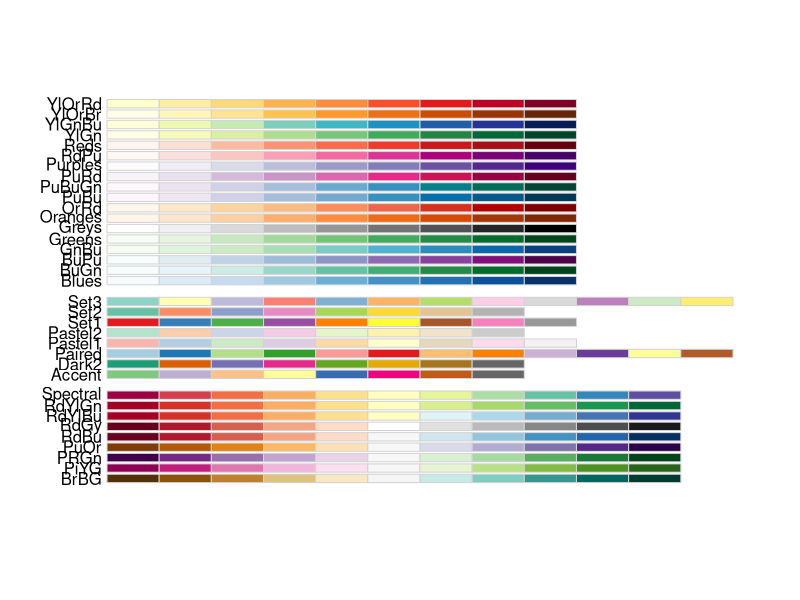
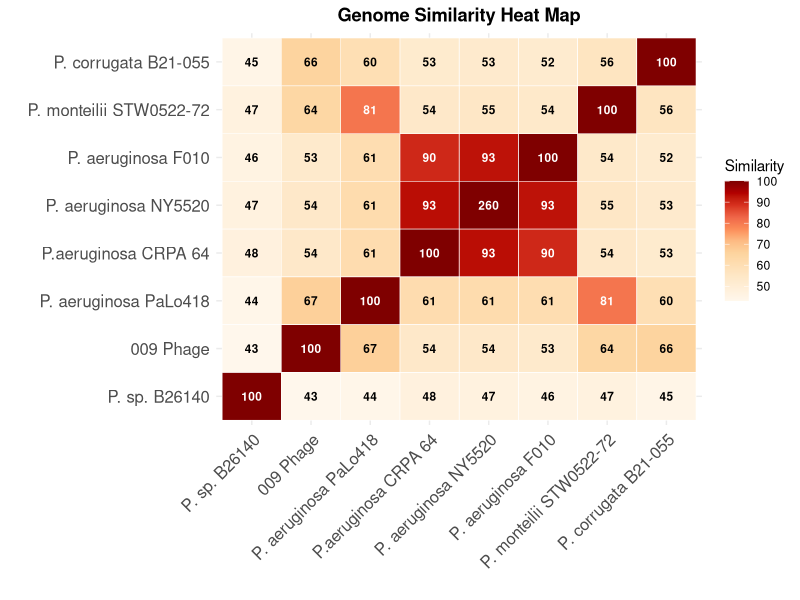
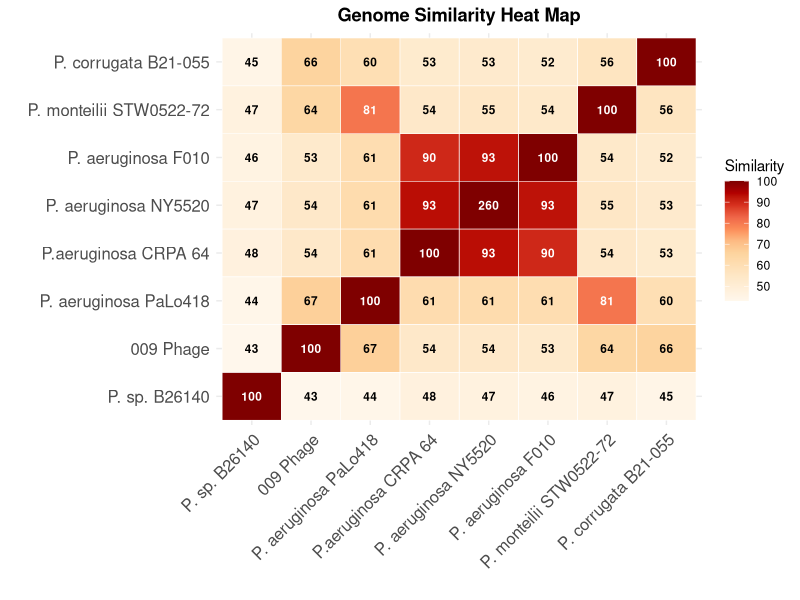

Write the R code that produced these figures, in order.

# load packages -----------------------------------------------------------
library(tidyverse)
library(dplyr)
library(ggplot2)

# importing ---------------------------------------------------------------
cluster_table <- read_tsv("data-raw/VIRIDIC_cluster_table.tsv")

sim_dist_table <- read_tsv("data-raw/VIRIDIC_sim-dist_table.tsv")

# heat map ----------------------------------------------------------------

  # i want my heat map to be clustered so that the most similar comparisons are grouped
  # i want my scale to be capped so the outlier (260 similarity) is grouped with the 100 similarity

# format data into matrix for clustering
heatmap_matrix <- as.matrix(sim_dist_table[, -1])
rownames(heatmap_matrix) <- sim_dist_table$genome

# apply a cap at 100 so the outlier at 260 doesnt ruin the similarity
heatmap_matrix[heatmap_matrix > 100] <- 100

# calculate average similarity for each genome
avg_similarities <- rowMeans(heatmap_matrix)

# sort from lowest to highest similarities
sorted_genomes <- names(sort(avg_similarities))

# create a symmetrical order 
# i want the lowest averages to be pushed towards the edges
# and the highest averages to be clustered in the middle
n <- length(sorted_genomes)
symmetric_indices <- c(seq(1, n, by = 2), rev(seq(2, n, by = 2)))
center_ordered_genomes <- sorted_genomes[symmetric_indices]

# create colour gradient for heat map
# setting the colour scale for the heat map
library(RColorBrewer)
display.brewer.all()
brewer.pal(9, "OrRd")

# Define key transition points in your data
points <- c(0, 20, 40, 50, 60, 70, 80, 90, 100)

# Map colors to those points. 
# Notice how both 100 and 260 are mapped to "firebrick" (or very close shades)
my_colors <- c("#FFF7EC", "#FEE8C8", "#FDD49E", "#FDBB84", "#FC8D59", "#EF6548", "#D7301F","#B30000","#7F0000" )

# clean up the axis labels
clean_labels <- c("CP162593.1_Pseudomonas_sp._B26140_plasmid_unnamed1,_complete_sequence" = "P. sp. B26140",
                   "CP115281.1_Pseudomonas_aeruginosa_strain_F010_plasmid_pF010_1,_complete_sequence" = "P. aeruginosa F010",
                   "CP096940.1_Pseudomonas_aeruginosa_strain_NY5520_plasmid_pNY5520-NR,_complete_sequence" = "P. aeruginosa NY5520",
                   "CP194203.1_Pseudomonas_aeruginosa_strain_CRPA_64_plasmid_unnamed1" = "P.aeruginosa CRPA 64",
                   "AP022474.1_Pseudomonas_monteilii_STW0522-72_plasmid_pSTW0522-72-1_DNA,_complete_sequence" = "P. monteilii STW0522-72",
                   "CP075795.1Pseudomonas_aeruginosa_strain_PaLo418_plasmid_pPHPALO418,_complete_sequence" = "P. aeruginosa PaLo418",
                   "contig_009" = "009 Phage",
                   "CP102178.1_Pseudomonas_corrugata_strain_B21-055_plasmid_pPcorr-B21-055,_complete_sequence" = "P. corrugata B21-055")


# pivot data longer and apply custom order
longer <- sim_dist_table |> 
  pivot_longer(cols = -genome, 
               names_to = "comparison_genome",
               values_to = "similarity") |> 
  mutate(capped_similarity = ifelse(similarity > 100, 100, similarity), #cap values at 100
    genome = factor(genome, levels = center_ordered_genomes),
    comparison_genome = factor(comparison_genome, levels = center_ordered_genomes)) # apply custom centre order to both axes
           
heatmap_plot <- ggplot(data = longer, aes(x = genome, y = comparison_genome, fill = capped_similarity))+
  geom_tile(colour = "white", size = 0.2) +
  scale_fill_gradientn(
    colors = my_colors,
    values = scales::rescale(points),
    name = "Similarity") +
  theme_minimal()+
  theme(axis.text.x = element_text(angle = 45, vjust = 1, hjust = 1, size = 12),
        axis.text.y = element_text(size =12),
        plot.title = element_text(face = "bold", hjust = 0.5))+
  labs(title = "Genome Similarity Heat Map",
       x = "",
       y = "")+
  scale_x_discrete(labels = clean_labels) +
  scale_y_discrete(labels = clean_labels) +
  geom_text(aes(label = round(similarity, 0),
      color = ifelse(capped_similarity < 75, "black", "white")),
      size = 3,
      fontface = "bold") +
  scale_color_identity() 
heatmap_plot
ggsave("plots/heatmap_plot.png", plot = heatmap_plot, width = 7, height = 5, dpi = 300)
